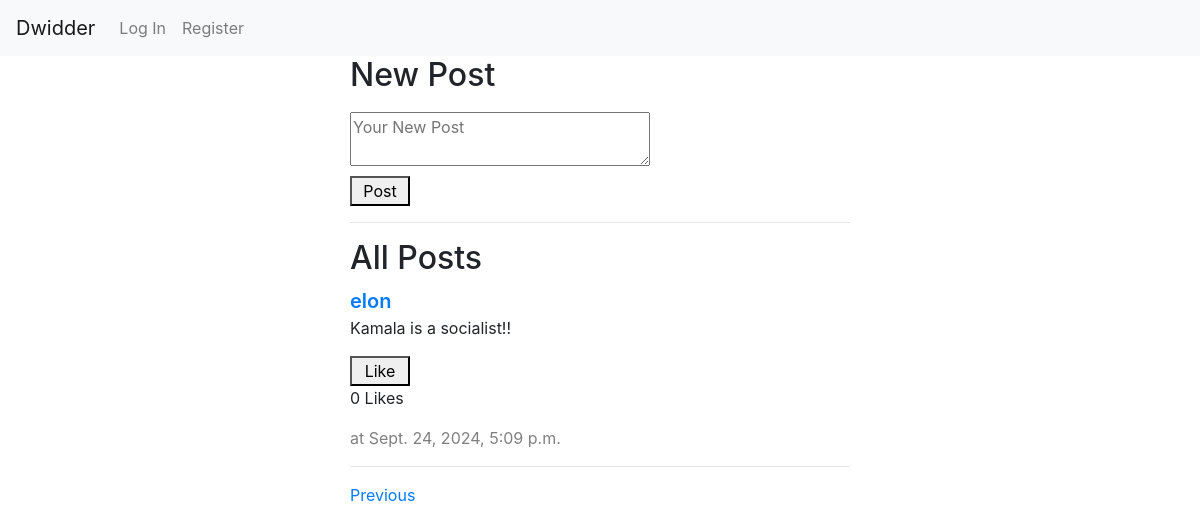
/?page=3, run on the app's committed database.
### network/models.py (models this page shows)
class Post(models.Model):
    time= models.DateTimeField(auto_now_add=True)
    body = models.TextField(max_length=600)
    owner = models.ForeignKey(User, on_delete=models.CASCADE, related_name="posts" )
    likes = models.ManyToManyField(User, related_name='liked_posts', blank=True)

class User(AbstractUser):
    following = models.ManyToManyField('self', symmetrical=False,  related_name="followers")

### network/views.py (the view)
# urls.py: path("", views.index, name="index"),
def index(request):
    posts = Post.objects.all().order_by('-time')
    paginator = Paginator(posts, 10)
    page_number = request.GET.get('page') #i don't understand where he finds page from html.
    page_obj = paginator.get_page(page_number)
    return render(request, "network/index.html", {
        "page_obj": page_obj
    })

### network/templates/network/index.html (shortened to what this page needs)
{% extends "network/layout.html" %}
{% block body %}
    <form class="new_post" action = "{% url 'new_post' %}" method="post">
        <h2>New Post</h2>
        <textarea name="body" placeholder="Your New Post"></textarea>
        <button type="submit">Post</button>
    </form>
    <hr>
    <div class="all_posts">
        <h2>All Posts</h2>
        {% for post in page_obj %}
            <div class="post" data-post-id="{{post.id}}">
                <a href="{% url 'profile' post.owner %}" style="font-weight: 600; font-size: 20px;">{{post.owner}}</a>
                <p id="post-body-{{post.id}}">{{post.body}}</p>
                <button class="like-button" data-post-id="{{ post.id }}">
                    {% if request.user in post.likes.all %}
                        Unlike
                    {% else %}
                        Like
                    {% endif %}
                </button>
                <p id="like-count-{{ post.id }}">{{ post.likes.count }} Likes</p>
                <p style="color:gray">at {{post.time}}</p>
                <hr>
            </div>
        {% endfor %}
        {% if page_obj.has_previous %}
            <p><a href="?page={{ page_obj.previous_page_number }}">Previous</a></p>
        {% endif %}
    </div>
{% endblock %}

### network/static/network/styles.css (style rules this page uses)
.new_post { display: flex; flex-direction: column; gap:10px; }
textarea { width: 300px; }
button { width: 60px; }

### data on the page
Post: owner "elon", body "Kamala is a socialist!!", shows "Like", likes.count "0", time "Sept. 24, 2024, 5:09 p.m."
